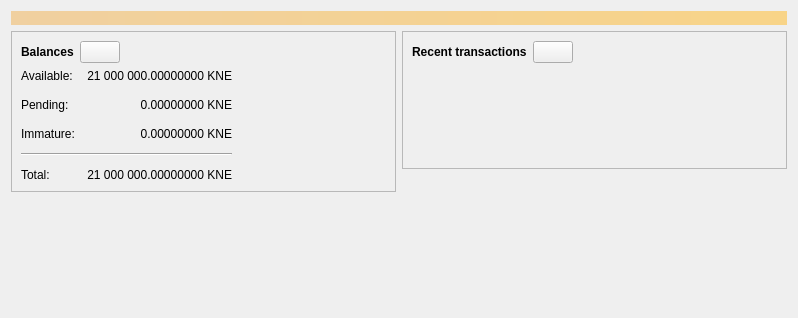
<?xml version="1.0" encoding="UTF-8"?>
<ui version="4.0">
 <class>OverviewPage</class>
 <widget class="QWidget" name="OverviewPage">
  <property name="geometry">
   <rect>
    <x>0</x>
    <y>0</y>
    <width>798</width>
    <height>318</height>
   </rect>
  </property>
  <property name="windowTitle">
   <string>Form</string>
  </property>
  <layout class="QVBoxLayout" name="topLayout">
   <item>
    <widget class="QLabel" name="labelAlerts">
     <property name="visible">
      <bool>false</bool>
     </property>
     <property name="styleSheet">
      <string notr="true">QLabel { background-color: qlineargradient(x1: 0, y1: 0, x2: 1, y2: 0, stop:0 #F0D0A0, stop:1 #F8D488); color:#000000; }</string>
     </property>
     <property name="wordWrap">
      <bool>true</bool>
     </property>
     <property name="margin">
      <number>3</number>
     </property>
     <property name="textInteractionFlags">
      <set>Qt::TextSelectableByMouse</set>
     </property>
    </widget>
   </item>
   <item>
    <layout class="QHBoxLayout" name="horizontalLayout" stretch="1,1">
     <item>
      <layout class="QVBoxLayout" name="verticalLayout_2">
       <item>
        <widget class="QFrame" name="frame">
         <property name="frameShape">
          <enum>QFrame::StyledPanel</enum>
         </property>
         <property name="frameShadow">
          <enum>QFrame::Raised</enum>
         </property>
         <layout class="QVBoxLayout" name="verticalLayout_4">
          <item>
           <layout class="QHBoxLayout" name="horizontalLayout_4">
            <item>
             <widget class="QLabel" name="label_5">
              <property name="font">
               <font>
                <weight>75</weight>
                <bold>true</bold>
               </font>
              </property>
              <property name="text">
               <string>Balances</string>
              </property>
             </widget>
            </item>
            <item>
             <widget class="QPushButton" name="labelWalletStatus">
              <property name="enabled">
               <bool>true</bool>
              </property>
              <property name="maximumSize">
               <size>
                <width>45</width>
                <height>16777215</height>
               </size>
              </property>
              <property name="toolTip">
               <string>The displayed information may be out of date. Your wallet automatically synchronizes with the Kronein network after a connection is established, but this process has not completed yet.</string>
              </property>
              <property name="text">
               <string/>
              </property>
              <property name="icon">
               <iconset resource="../bitcoin.qrc">
                <normaloff>:/icons/warning</normaloff>
                <disabledoff>:/icons/warning</disabledoff>:/icons/warning</iconset>
              </property>
              <property name="iconSize">
               <size>
                <width>24</width>
                <height>24</height>
               </size>
              </property>
             </widget>
            </item>
            <item>
             <spacer name="horizontalSpacer_3">
              <property name="orientation">
               <enum>Qt::Horizontal</enum>
              </property>
              <property name="sizeHint" stdset="0">
               <size>
                <width>40</width>
                <height>20</height>
               </size>
              </property>
             </spacer>
            </item>
           </layout>
          </item>
          <item>
           <layout class="QGridLayout" name="gridLayout">
            <property name="spacing">
             <number>12</number>
            </property>
            <item row="1" column="1">
             <widget class="QLabel" name="labelUnconfirmed">
              <property name="cursor">
               <cursorShape>IBeamCursor</cursorShape>
              </property>
              <property name="toolTip">
               <string>Total of transactions that have yet to be confirmed, and do not yet count toward the spendable balance</string>
              </property>
              <property name="text">
               <string notr="true">0.00000000 KNE</string>
              </property>
              <property name="alignment">
               <set>Qt::AlignRight|Qt::AlignTrailing|Qt::AlignVCenter</set>
              </property>
              <property name="textInteractionFlags">
               <set>Qt::LinksAccessibleByMouse|Qt::TextSelectableByKeyboard|Qt::TextSelectableByMouse</set>
              </property>
             </widget>
            </item>
            <item row="3" column="0" colspan="2">
             <widget class="Line" name="line">
              <property name="orientation">
               <enum>Qt::Horizontal</enum>
              </property>
             </widget>
            </item>
            <item row="4" column="0">
             <widget class="QLabel" name="labelTotalText">
              <property name="text">
               <string>Total:</string>
              </property>
             </widget>
            </item>
            <item row="2" column="1">
             <widget class="QLabel" name="labelImmature">
              <property name="cursor">
               <cursorShape>IBeamCursor</cursorShape>
              </property>
              <property name="toolTip">
               <string>Mined balance that has not yet matured</string>
              </property>
              <property name="text">
               <string notr="true">0.00000000 KNE</string>
              </property>
              <property name="alignment">
               <set>Qt::AlignRight|Qt::AlignTrailing|Qt::AlignVCenter</set>
              </property>
              <property name="textInteractionFlags">
               <set>Qt::LinksAccessibleByMouse|Qt::TextSelectableByKeyboard|Qt::TextSelectableByMouse</set>
              </property>
             </widget>
            </item>
            <item row="1" column="2">
             <spacer name="horizontalSpacer_2">
              <property name="orientation">
               <enum>Qt::Horizontal</enum>
              </property>
              <property name="sizeHint" stdset="0">
               <size>
                <width>40</width>
                <height>20</height>
               </size>
              </property>
             </spacer>
            </item>
            <item row="2" column="0">
             <widget class="QLabel" name="labelImmatureText">
              <property name="text">
               <string>Immature:</string>
              </property>
             </widget>
            </item>
            <item row="4" column="1">
             <widget class="QLabel" name="labelTotal">
              <property name="cursor">
               <cursorShape>IBeamCursor</cursorShape>
              </property>
              <property name="toolTip">
               <string>Your current total balance</string>
              </property>
              <property name="text">
               <string notr="true">21 000 000.00000000 KNE</string>
              </property>
              <property name="alignment">
               <set>Qt::AlignRight|Qt::AlignTrailing|Qt::AlignVCenter</set>
              </property>
              <property name="textInteractionFlags">
               <set>Qt::LinksAccessibleByMouse|Qt::TextSelectableByKeyboard|Qt::TextSelectableByMouse</set>
              </property>
             </widget>
            </item>
            <item row="0" column="0">
             <widget class="QLabel" name="labelBalanceText">
              <property name="text">
               <string>Available:</string>
              </property>
             </widget>
            </item>
            <item row="0" column="1">
             <widget class="QLabel" name="labelBalance">
              <property name="cursor">
               <cursorShape>IBeamCursor</cursorShape>
              </property>
              <property name="toolTip">
               <string>Your current spendable balance</string>
              </property>
              <property name="text">
               <string notr="true">21 000 000.00000000 KNE</string>
              </property>
              <property name="alignment">
               <set>Qt::AlignRight|Qt::AlignTrailing|Qt::AlignVCenter</set>
              </property>
              <property name="textInteractionFlags">
               <set>Qt::LinksAccessibleByMouse|Qt::TextSelectableByKeyboard|Qt::TextSelectableByMouse</set>
              </property>
             </widget>
            </item>
            <item row="1" column="0">
             <widget class="QLabel" name="labelPendingText">
              <property name="text">
               <string>Pending:</string>
              </property>
             </widget>
            </item>
           </layout>
          </item>
         </layout>
        </widget>
       </item>
       <item>
        <spacer name="verticalSpacer">
         <property name="orientation">
          <enum>Qt::Vertical</enum>
         </property>
         <property name="sizeHint" stdset="0">
          <size>
           <width>20</width>
           <height>40</height>
          </size>
         </property>
        </spacer>
       </item>
      </layout>
     </item>
     <item>
      <layout class="QVBoxLayout" name="verticalLayout_3">
       <item>
        <widget class="QFrame" name="frame_2">
         <property name="frameShape">
          <enum>QFrame::StyledPanel</enum>
         </property>
         <property name="frameShadow">
          <enum>QFrame::Raised</enum>
         </property>
         <layout class="QVBoxLayout" name="verticalLayout">
          <item>
           <layout class="QHBoxLayout" name="horizontalLayout_2">
            <item>
             <widget class="QLabel" name="label_4">
              <property name="font">
               <font>
                <weight>75</weight>
                <bold>true</bold>
               </font>
              </property>
              <property name="text">
               <string>Recent transactions</string>
              </property>
             </widget>
            </item>
            <item>
             <widget class="QPushButton" name="labelTransactionsStatus">
              <property name="enabled">
               <bool>true</bool>
              </property>
              <property name="maximumSize">
               <size>
                <width>45</width>
                <height>16777215</height>
               </size>
              </property>
              <property name="toolTip">
               <string>The displayed information may be out of date. Your wallet automatically synchronizes with the Kronein network after a connection is established, but this process has not completed yet.</string>
              </property>
              <property name="text">
               <string/>
              </property>
              <property name="icon">
               <iconset resource="../bitcoin.qrc">
                <normaloff>:/icons/warning</normaloff>
                <disabledoff>:/icons/warning</disabledoff>:/icons/warning</iconset>
              </property>
              <property name="iconSize">
               <size>
                <width>24</width>
                <height>24</height>
               </size>
              </property>
             </widget>
            </item>
            <item>
             <spacer name="horizontalSpacer">
              <property name="orientation">
               <enum>Qt::Horizontal</enum>
              </property>
              <property name="sizeHint" stdset="0">
               <size>
                <width>40</width>
                <height>20</height>
               </size>
              </property>
             </spacer>
            </item>
           </layout>
          </item>
          <item>
           <widget class="TransactionOverviewWidget" name="listTransactions">
            <property name="styleSheet">
             <string notr="true">QListView { background: transparent; }</string>
            </property>
            <property name="frameShape">
             <enum>QFrame::NoFrame</enum>
            </property>
            <property name="verticalScrollBarPolicy">
             <enum>Qt::ScrollBarAlwaysOff</enum>
            </property>
            <property name="horizontalScrollBarPolicy">
             <enum>Qt::ScrollBarAlwaysOff</enum>
            </property>
            <property name="sizeAdjustPolicy">
             <enum>QAbstractScrollArea::AdjustToContents</enum>
            </property>
            <property name="selectionMode">
             <enum>QAbstractItemView::NoSelection</enum>
            </property>
            <property name="uniformItemSizes">
             <bool>true</bool>
            </property>
           </widget>
          </item>
         </layout>
        </widget>
       </item>
       <item>
        <spacer name="verticalSpacer_2">
         <property name="orientation">
          <enum>Qt::Vertical</enum>
         </property>
         <property name="sizeHint" stdset="0">
          <size>
           <width>20</width>
           <height>40</height>
          </size>
         </property>
        </spacer>
       </item>
      </layout>
     </item>
    </layout>
   </item>
  </layout>
 </widget>
 <customwidgets>
  <customwidget>
   <class>TransactionOverviewWidget</class>
   <extends>QListView</extends>
   <header>qt/transactionoverviewwidget.h</header>
  </customwidget>
 </customwidgets>
 <resources/>
 <connections/>
</ui>
